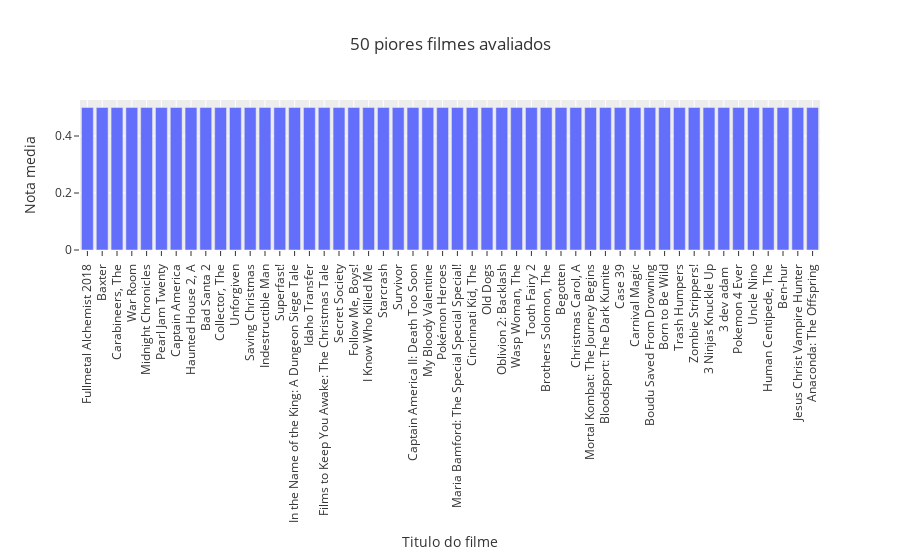

The code cell stored with this chart in its notebook:
### Code cell
# Quais os piores filmes?

worst_movies = rating_agg_df.sort_values('rating_mean', ascending=True).head(50)
worst_movies['title'] = worst_movies['title'].str.replace(r"\(.*\)", "", regex=True)

# Create the bar chart
fig = px.bar(worst_movies, x='title', y='rating_median', title='50 piores filmes avaliados')

# Set the style to ggplot2
fig.update_layout(template='ggplot2')

# Update x and y labels
fig.update_xaxes(title_text='Titulo do filme', tickangle=-90)
fig.update_yaxes(title_text='Nota media')

# Show the plot
fig.show()

### Figure 1 — Plotly figure (JSON) as saved in the notebook; plotly's stock layout.template omitted (floating-point values rounded to 4 significant figures)
{"data": [{"alignmentgroup": "True", "hovertemplate": "title=%{x}<br>rating_median=%{y}<extra></extra>", "legendgroup": "", "marker": {"color": "#636efa", "pattern": {"shape": ""}}, "name": "", "offsetgroup": "", "orientation": "v", "showlegend": false, "textposition": "auto", "type": "bar", "x": ["Fullmetal Alchemist 2018 ", "Baxter ", "Carabineers, The ", "War Room ", "Midnight Chronicles ", "Pearl Jam Twenty ", "Captain America ", "Haunted House 2, A ", "Bad Santa 2 ", "Collector, The ", "Unforgiven ", "Saving Christmas ", "Indestructible Man ", "Superfast! ", "In the Name of the King: A Dungeon Siege Tale ", "Idaho Transfer ", "Films to Keep You Awake: The Christmas Tale ", "Secret Society ", "Follow Me, Boys! ", "I Know Who Killed Me ", "Starcrash ", "Survivor ", "Captain America II: Death Too Soon ", "My Bloody Valentine ", "Pokémon Heroes ", "Maria Bamford: The Special Special Special! ", "Cincinnati Kid, The ", "Old Dogs ", "Oblivion 2: Backlash ", "Wasp Woman, The ", "Tooth Fairy 2 ", "Brothers Solomon, The ", "Begotten ", "Christmas Carol, A ", "Mortal Kombat: The Journey Begins ", "Bloodsport: The Dark Kumite ", "Case 39 ", "Carnival Magic ", "Boudu Saved From Drowning ", "Born to Be Wild ", "Trash Humpers ", "Zombie Strippers! ", "3 Ninjas Knuckle Up ", "3 dev adam  ", "Pokemon 4 Ever ", "Uncle Nino ", "Human Centipede, The ", "Ben-hur ", "Jesus Christ Vampire Hunter ", "Anaconda: The Offspring "], "xaxis": "x", "y": [0.5, 0.5, 0.5, 0.5, 0.5, 0.5, 0.5, 0.5, 0.5, 0.5, 0.5, 0.5, 0.5, 0.5, 0.5, 0.5, 0.5, 0.5, 0.5, 0.5, 0.5, 0.5, 0.5, 0.5, 0.5, 0.5, 0.5, 0.5, 0.5, 0.5, 0.5, 0.5, 0.5, 0.5, 0.5, 0.5, 0.5, 0.5, 0.5, 0.5, 0.5, 0.5, 0.5, 0.5, 0.5, 0.5, 0.5, 0.5, 0.5, 0.5], "yaxis": "y"}], "layout": {"barmode": "relative", "legend": {"tracegroupgap": 0}, "title": {"text": "50 piores filmes avaliados"}, "xaxis": {"anchor": "y", "domain": [0, 1], "tickangle": -90, "title": {"text": "Titulo do filme"}}, "yaxis": {"anchor": "x", "domain": [0, 1], "title": {"text": "Nota media"}}}}
